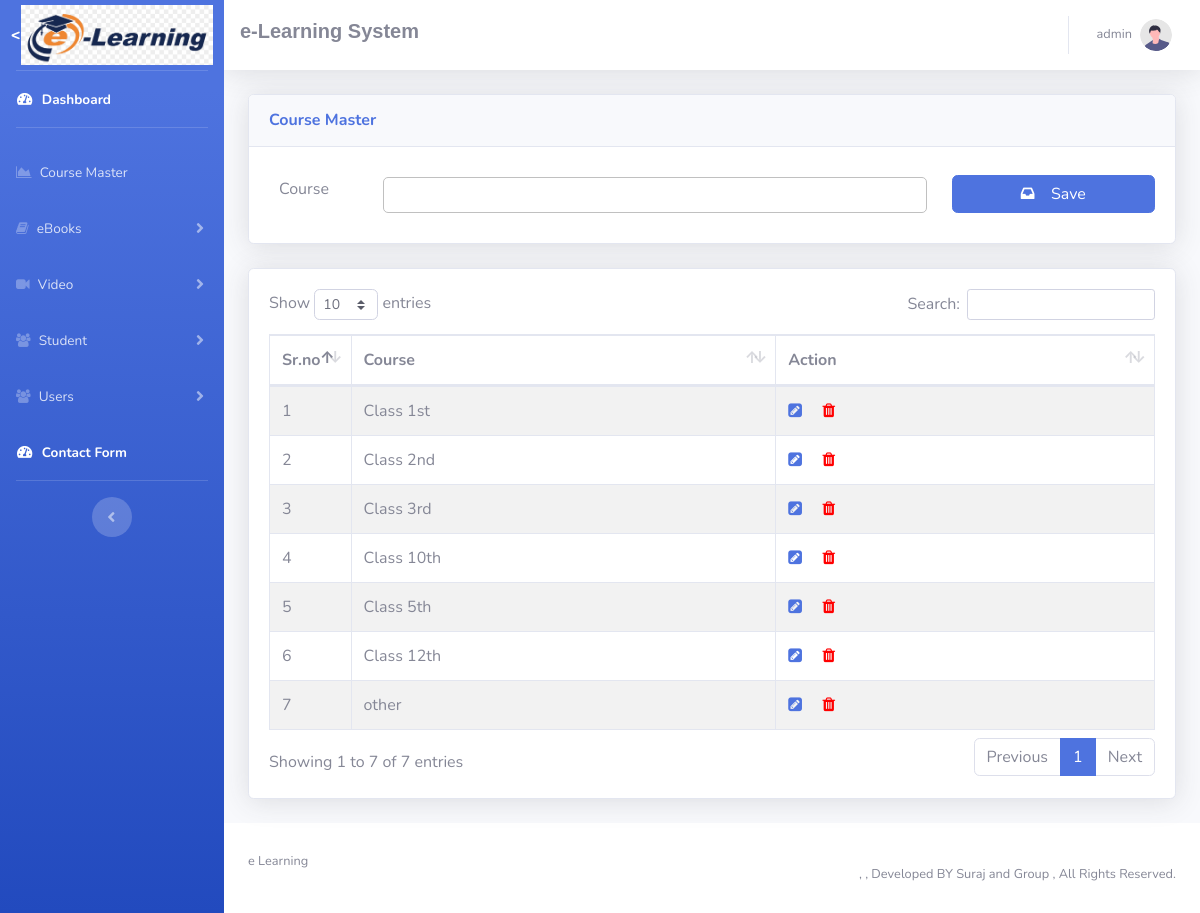
Page /admin/class-name-master.php (signed in) on the committed database.
### tables this page shows
CREATE TABLE `item_category` (
  `sno` int(11) NOT NULL,
  `category` varchar(50) NOT NULL,
  `company` varchar(50) NOT NULL
);

CREATE TABLE `zapp_setting` (
  `web_name` varchar(100) NOT NULL,
  `app_name` varchar(100) NOT NULL,
  `copyright_details` varchar(100) NOT NULL,
  `status` varchar(100) NOT NULL
);

### admin/common/header.php (called while the page is built, shortened)
<?php
include_once('config/database.php');
$websetting = $conn->query('SELECT * FROM zapp_setting')->fetch_assoc();
?>

### admin/class-name-master.php (the view, shortened to what this page needs)
<?php
include("config/database.php");
$company = '';
$ename = '';
if($_SESSION["Company"])
    $company = $_SESSION["Company"];
        ?>
        <?php
$leads = array();
$i_sqlddd = "SELECT * FROM item_category where company = '".$company."'";
    $i_resultdd = $conn->query($i_sqlddd);
    while($row = $i_resultdd->fetch_assoc()) {
        array_push($leads,$row);
    }
?>
<!DOCTYPE html>
<html lang="en">
<head>
    <link href="vendor/fontawesome-free/css/all.min.css" rel="stylesheet" type="text/css">
    <link rel="stylesheet" href="https://cdnjs.cloudflare.com/ajax/libs/font-awesome/4.7.0/css/font-awesome.min.css">
 <link href="vendor/datatables/dataTables.bootstrap4.min.css" rel="stylesheet">
    <link href="css/sb-admin-2.min.css" rel="stylesheet">
    <?php include('common/header.php'); ?>
</head>
<body id="page-top">
    <div id="wrapper">
        <?php include('common/sidebar.php'); ?>
        <div id="content-wrapper" class="d-flex flex-column">
            <div id="content">
                    <?php include("common/menu.php"); ?>
                <div class="container-fluid">
                    <div class="row">
<form action="" method="POST" style="width:100%">
                        <div class="col-xl-12 col-lg-12">
                            <div class="card shadow mb-4">
                                <div
                                    class="card-header py-3 d-flex flex-row align-items-center justify-content-between">
                                    <h6 class="m-0 font-weight-bold text-primary">Course Master</h6>
                                </div>
                                <div class="card-body">
                                    <div class="row">
                                        <div class="col-xl-9 col-lg-10">
                                            <div class="row">
                                                <div class="col-xl-2 col-lg-2">
                                                    <label for="usr" class="input-lead">Course</label>
                                                </div>
                                                <div class="col-xl-10 col-lg-10">
                                                    <input list="iname" class="input-box" name="ename" id="ename" value="<?php echo $ename; ?>">
                                                </div>
                                            </div>
                                        </div>
                                        <div class="col-xl-3 col-lg-2">
                                            <div class="row" style="padding: 8px 0px">
                                                <div class="col-xl-12 col-lg-12">
                                                    <?php
                                                    if(!$ename)
                                                    {
                                                        ?>
                                                        <button type="submit" style="width:100%" name="submit" class="btn btn-primary"><i class="fa fa-inbox"></i> &nbsp;&nbsp;&nbsp;Save</button>
                                                        <?php
                                                    } else{
                                                        ?>
                                                        <button type="submit" style="width:100%" name="update" class="btn btn-primary"><i class="fa fa-inbox"></i> &nbsp;&nbsp;&nbsp;Update</button>
                                                        <?php
                                                    }
                                                    ?>
                                                </div>
                                            </div>
                                        </div>
                                    </div>
                                </div>
                            </div>
                            <div class="card shadow mb-4">
                                <div class="card-body">
                                    <table id="example" class="table table-striped table-bordered" style="width:100%">
        <thead>
            <tr>
                <th style="width:10px">Sr.no </th>
                <th>Course </th>
                <th>Action</th>
            </tr>
        </thead>
        <tbody>
            <?php
            $count = 1;
              foreach($leads as $lead)
              {
                  ?>
                  <tr>
                      <td> <?php echo $count; ?></td>
                    <td> <?php echo $lead['category']; ?></td>
                    <td>
                        <a href="class-name-master.php?type=edit&&id=<?php echo $lead['sno']; ?>"><i class="fa fa-pencil-square"></i></a> &nbsp;&nbsp;&nbsp;
                        <a href="class-name-master.php?type=delete&&id=<?php echo $lead['sno']; ?>" style="color: red"><i class="fa fa-trash"></i></a>
                    </td>
                </tr>
                  <?php
                  $count += 1;
              }
             ?>
        </tbody>
    </table>
                                    </div>
                                    </div>
                        </div>
                        </form>
                    </div>
                </div>
            </div>
            <?php
            include("common/footer.php")
            ?>
        </div>
    </div>
</body>
</html>

### admin/common/footer.php
<footer class="sticky-footer bg-white">
                <div class="container text-left my-auto">
                    <div class="copyright my-auto">
                        <span><?php echo $websetting['web_name']; ?></span>
                    </div>
                </div>
                <div class="container text-right my-auto">
                    <div class="copyright my-auto">
                    </a>,&nbsp, Developed BY Suraj and Group , All Rights Reserved.</span>
                    </div>
                </div>
            </footer>

### admin/class-name-master.php (style rules this page uses)
.input-box { margin: 10px 0px; padding: 5px; width: 100%; border:1px solid silver; border-radius: 5px; }
.input-lead { margin: 10px; }

### rows in the picture
item_category: category "Class 1st"
item_category: category "Class 2nd"
item_category: category "Class 3rd"
item_category: category "Class 10th"
item_category: category "Class 5th"
item_category: category "Class 12th"
item_category: category "other"
zapp_setting: web_name "e Learning"

### other values in the picture
$_SESSION["Username"] "admin"
